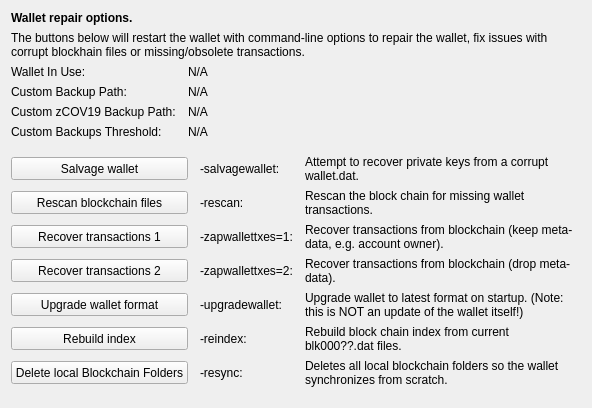
     <widget class="QWidget" name="tab_repair">
      <attribute name="title">
       <string>&amp;Wallet Repair</string>
      </attribute>
      <layout class="QGridLayout" name="gridLayout_4" columnstretch="0,0,0,0">
       <property name="horizontalSpacing">
        <number>12</number>
       </property>
       <item row="0" column="0" colspan="4">
        <widget class="QLabel" name="label_repair_header">
         <property name="font">
          <font>
           <weight>75</weight>
           <bold>true</bold>
          </font>
         </property>
         <property name="text">
          <string>Wallet repair options.</string>
         </property>
        </widget>
       </item>
       <item row="1" column="0" colspan="4">
        <widget class="QLabel" name="label_repair_helptext">
         <property name="font">
          <font>
           <weight>50</weight>
           <bold>false</bold>
          </font>
         </property>
         <property name="text">
          <string>The buttons below will restart the wallet with command-line options to repair the wallet, fix issues with corrupt blockhain files or missing/obsolete transactions.</string>
         </property>
         <property name="wordWrap">
          <bool>true</bool>
         </property>
        </widget>
       </item>
       <item row="2" column="0">
        <widget class="QLabel" name="wallet_path_label">
         <property name="text">
          <string>Wallet In Use:</string>
         </property>
        </widget>
       </item>
       <item row="2" column="1" colspan="3">
        <widget class="QLabel" name="wallet_path">
         <property name="cursor">
          <cursorShape>IBeamCursor</cursorShape>
         </property>
         <property name="text">
          <string>N/A</string>
         </property>
         <property name="textFormat">
          <enum>Qt::PlainText</enum>
         </property>
         <property name="textInteractionFlags">
          <set>Qt::LinksAccessibleByMouse|Qt::TextSelectableByKeyboard|Qt::TextSelectableByMouse</set>
         </property>
        </widget>
       </item>
       <item row="3" column="0">
        <widget class="QLabel" name="wallet_custombackuppath_label">
         <property name="visible">
          <bool>false</bool>
         </property>
         <property name="text">
          <string>Custom Backup Path:</string>
         </property>
        </widget>
       </item>
       <item row="3" column="1" colspan="3">
        <widget class="QLabel" name="wallet_custombackuppath">
         <property name="cursor">
          <cursorShape>IBeamCursor</cursorShape>
         </property>
         <property name="visible">
          <bool>false</bool>
         </property>
         <property name="text">
          <string>N/A</string>
         </property>
         <property name="textFormat">
          <enum>Qt::PlainText</enum>
         </property>
         <property name="textInteractionFlags">
          <set>Qt::LinksAccessibleByMouse|Qt::TextSelectableByKeyboard|Qt::TextSelectableByMouse</set>
         </property>
        </widget>
       </item>
       <item row="4" column="0">
        <widget class="QLabel" name="wallet_customzcov19backuppath_label">
         <property name="visible">
          <bool>false</bool>
         </property>
         <property name="text">
          <string>Custom zCOV19 Backup Path:</string>
         </property>
        </widget>
       </item>
       <item row="4" column="1" colspan="3">
        <widget class="QLabel" name="wallet_customzcov19backuppath">
         <property name="cursor">
          <cursorShape>IBeamCursor</cursorShape>
         </property>
         <property name="visible">
          <bool>false</bool>
         </property>
         <property name="text">
          <string>N/A</string>
         </property>
         <property name="textFormat">
          <enum>Qt::PlainText</enum>
         </property>
         <property name="textInteractionFlags">
          <set>Qt::LinksAccessibleByMouse|Qt::TextSelectableByKeyboard|Qt::TextSelectableByMouse</set>
         </property>
        </widget>
       </item>
       <item row="5" column="0">
        <widget class="QLabel" name="wallet_custombackupthreshold_label">
         <property name="visible">
          <bool>false</bool>
         </property>
         <property name="text">
          <string>Custom Backups Threshold:</string>
         </property>
        </widget>
       </item>
       <item row="5" column="1" colspan="3">
        <widget class="QLabel" name="wallet_custombackupthreshold">
         <property name="cursor">
          <cursorShape>IBeamCursor</cursorShape>
         </property>
         <property name="visible">
          <bool>false</bool>
         </property>
         <property name="text">
          <string>N/A</string>
         </property>
         <property name="textFormat">
          <enum>Qt::PlainText</enum>
         </property>
         <property name="textInteractionFlags">
          <set>Qt::LinksAccessibleByMouse|Qt::TextSelectableByKeyboard|Qt::TextSelectableByMouse</set>
         </property>
        </widget>
       </item>
       <item row="6" column="0">
        <spacer name="verticalSpacer_repair1">
         <property name="orientation">
          <enum>Qt::Vertical</enum>
         </property>
         <property name="sizeHint" stdset="0">
          <size>
           <width>10</width>
           <height>10</height>
          </size>
         </property>
        </spacer>
       </item>
       <item row="7" column="0" colspan="2">
        <widget class="QPushButton" name="btn_salvagewallet">
         <property name="minimumSize">
          <size>
           <width>100</width>
           <height>23</height>
          </size>
         </property>
         <property name="text">
          <string>Salvage wallet</string>
         </property>
        </widget>
       </item>
       <item row="7" column="2">
        <widget class="QLabel" name="label_repair_salvage_command">
         <property name="text">
          <string notr="true">-salvagewallet:</string>
         </property>
        </widget>
       </item>
       <item row="7" column="3">
        <widget class="QLabel" name="label_repair_salvage">
         <property name="text">
          <string>Attempt to recover private keys from a corrupt wallet.dat.</string>
         </property>
         <property name="wordWrap">
          <bool>true</bool>
         </property>
        </widget>
       </item>
       <item row="8" column="0" colspan="2">
        <widget class="QPushButton" name="btn_rescan">
         <property name="minimumSize">
          <size>
           <width>100</width>
           <height>23</height>
          </size>
         </property>
         <property name="text">
          <string>Rescan blockchain files</string>
         </property>
        </widget>
       </item>
       <item row="8" column="2">
        <widget class="QLabel" name="label_repair_rescan_command">
         <property name="text">
          <string notr="true">-rescan:</string>
         </property>
        </widget>
       </item>
       <item row="8" column="3">
        <widget class="QLabel" name="label_repair_rescan">
         <property name="text">
          <string>Rescan the block chain for missing wallet transactions.</string>
         </property>
         <property name="wordWrap">
          <bool>true</bool>
         </property>
        </widget>
       </item>
       <item row="9" column="0" colspan="2">
        <widget class="QPushButton" name="btn_zapwallettxes1">
         <property name="minimumSize">
          <size>
           <width>100</width>
           <height>23</height>
          </size>
         </property>
         <property name="text">
          <string>Recover transactions 1</string>
         </property>
        </widget>
       </item>
       <item row="9" column="2">
        <widget class="QLabel" name="label_repair_zap1_command">
         <property name="text">
          <string notr="true">-zapwallettxes=1:</string>
         </property>
        </widget>
       </item>
       <item row="9" column="3">
        <widget class="QLabel" name="label_repair_zap1">
         <property name="text">
          <string>Recover transactions from blockchain (keep meta-data, e.g. account owner).</string>
         </property>
         <property name="wordWrap">
          <bool>true</bool>
         </property>
        </widget>
       </item>
       <item row="10" column="0" colspan="2">
        <widget class="QPushButton" name="btn_zapwallettxes2">
         <property name="minimumSize">
          <size>
           <width>100</width>
           <height>23</height>
          </size>
         </property>
         <property name="text">
          <string>Recover transactions 2</string>
         </property>
        </widget>
       </item>
       <item row="10" column="2">
        <widget class="QLabel" name="label_repair_zap2_command">
         <property name="text">
          <string notr="true">-zapwallettxes=2:</string>
         </property>
        </widget>
       </item>
       <item row="10" column="3">
        <widget class="QLabel" name="label_repair_zap2">
         <property name="text">
          <string>Recover transactions from blockchain (drop meta-data).</string>
         </property>
         <property name="wordWrap">
          <bool>true</bool>
         </property>
        </widget>
       </item>
       <item row="11" column="0" colspan="2">
        <widget class="QPushButton" name="btn_upgradewallet">
         <property name="minimumSize">
          <size>
           <width>100</width>
           <height>23</height>
          </size>
         </property>
         <property name="text">
          <string>Upgrade wallet format</string>
         </property>
        </widget>
       </item>
       <item row="11" column="2">
        <widget class="QLabel" name="label_repair_upgrade_command">
         <property name="text">
          <string notr="true">-upgradewallet:</string>
         </property>
        </widget>
       </item>
       <item row="11" column="3">
        <widget class="QLabel" name="label_repair_upgrade">
         <property name="text">
          <string>Upgrade wallet to latest format on startup. (Note: this is NOT an update of the wallet itself!)</string>
         </property>
         <property name="wordWrap">
          <bool>true</bool>
         </property>
        </widget>
       </item>
       <item row="12" column="0" colspan="2">
        <widget class="QPushButton" name="btn_reindex">
         <property name="minimumSize">
          <size>
           <width>100</width>
           <height>23</height>
          </size>
         </property>
         <property name="text">
          <string>Rebuild index</string>
         </property>
        </widget>
       </item>
       <item row="12" column="2">
        <widget class="QLabel" name="label_repair_reindex_command">
         <property name="text">
          <string notr="true">-reindex:</string>
         </property>
        </widget>
       </item>
       <item row="12" column="3">
        <widget class="QLabel" name="label_repair_reindex">
         <property name="text">
          <string>Rebuild block chain index from current blk000??.dat files.</string>
         </property>
         <property name="wordWrap">
          <bool>true</bool>
         </property>
        </widget>
       </item>
       <item row="13" column="0" colspan="2">
        <widget class="QPushButton" name="btn_resync">
         <property name="minimumSize">
          <size>
           <width>100</width>
           <height>23</height>
          </size>
         </property>
         <property name="text">
          <string>Delete local Blockchain Folders</string>
         </property>
        </widget>
       </item>
       <item row="13" column="2">
        <widget class="QLabel" name="label_repair_resync_command">
         <property name="text">
          <string>-resync:</string>
         </property>
        </widget>
       </item>
       <item row="13" column="3">
        <widget class="QLabel" name="label_repair_resync">
         <property name="text">
          <string>Deletes all local blockchain folders so the wallet synchronizes from scratch.</string>
         </property>
         <property name="wordWrap">
          <bool>true</bool>
         </property>
        </widget>
       </item>
       <item row="14" column="0">
        <spacer name="verticalSpacer_repair2">
         <property name="orientation">
          <enum>Qt::Vertical</enum>
         </property>
         <property name="sizeHint" stdset="0">
          <size>
           <width>20</width>
           <height>10</height>
          </size>
         </property>
        </spacer>
       </item>
      </layout>
     </widget>
